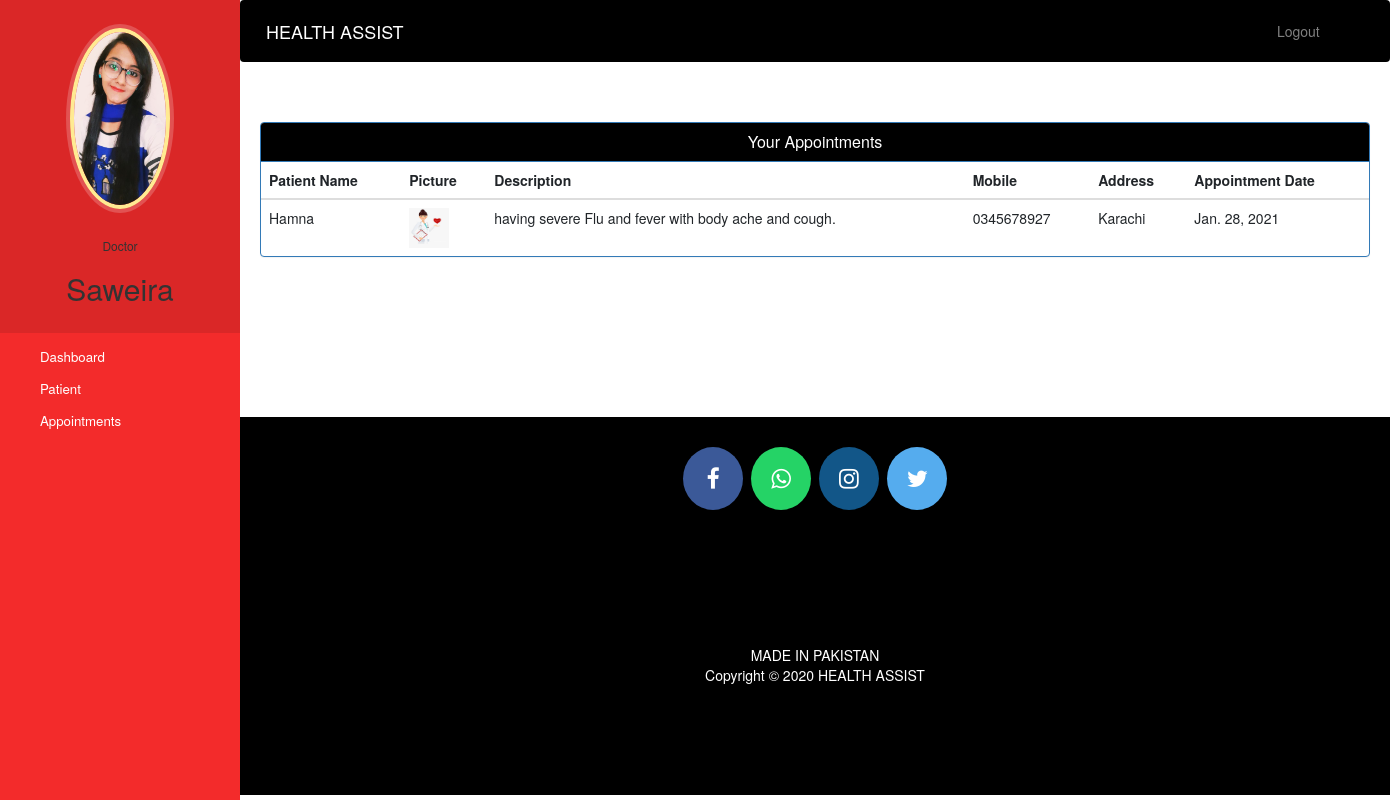
/doctor-view-appointment (signed in), run on the app's committed database.
### hospital/models.py (models this page shows, shortened)
class Doctor(models.Model):
    user=models.OneToOneField(User,on_delete=models.CASCADE)
    profile_pic= models.ImageField(upload_to='profile_pic/DoctorProfilePic/',null=True,blank=True)
    address = models.CharField(max_length=40)
    mobile = models.CharField(max_length=20,null=True)
    department= models.CharField(max_length=50,choices=departments,default='Cardiologist')
    status=models.BooleanField(default=True)

class Appointment(models.Model):
    patientId=models.PositiveIntegerField(null=True)
    doctorId=models.PositiveIntegerField(null=True)
    patientName=models.CharField(max_length=40,null=True)
    doctorName=models.CharField(max_length=40,null=True)
    appointmentDate=models.DateField(auto_now=True)
    description=models.TextField(max_length=500)
    status=models.BooleanField(default=True)

class Patient(models.Model):
    user=models.OneToOneField(User,on_delete=models.CASCADE)
    profile_pic= models.ImageField(upload_to='profile_pic/PatientProfilePic/',null=True,blank=True)
    address = models.CharField(max_length=40)
    mobile = models.CharField(max_length=20,null=True)
    symptoms = models.CharField(max_length=100,null=True)
    assignedDoctorId = models.PositiveIntegerField(null=True)
    admitDate=models.DateField(auto_now=True)
    status=models.BooleanField(default=True)

### hospital/views.py (the view)
# urls.py: path('doctor-view-appointment', views.doctor_view_appointment_view,name='doctor-view-appointment'),
@login_required(login_url='doctorlogin')
@user_passes_test(is_doctor)
def doctor_view_appointment_view(request):
    doctor=models.Doctor.objects.get(user_id=request.user.id) #for profile picture of doctor in sidebar
    appointments=models.Appointment.objects.all().filter(status=True,doctorId=request.user.id)
    patientid=[]
    for a in appointments:
        patientid.append(a.patientId)
    patients=models.Patient.objects.all().filter(status=True,user_id__in=patientid)
    appointments=zip(appointments,patients)
    return render(request,'hospital/doctor_view_appointment.html',{'appointments':appointments,'doctor':doctor})

### hospital/views.py (called while the page is built)
def is_doctor(user):
    return user.groups.filter(name='DOCTOR').exists()

### templates/hospital/doctor_view_appointment.html (shortened to what this page needs)
{% extends 'hospital/doctor_base.html' %}
{% block content %}
{%load static%}
<head>
  <link href="//netdna.bootstrapcdn.com/bootstrap/3.0.0/css/bootstrap.min.css" rel="stylesheet" id="bootstrap-css">
</head>
<div class="container">
  <div class="panel panel-primary">
    <div class="panel-heading" style=" background-color:black;">
      <h6 class="panel-title">Your Appointments</h6>
    </div>
    <table class="table table-hover" id="dev-table">
      <thead>
        <tr>
          <th>Patient Name</th>
          <th>Picture</th>
          <th>Description</th>
          <th>Mobile</th>
          <th>Address</th>
          <th>Appointment Date</th>
        </tr>
      </thead>
      {% for a,p in appointments %}
      <tr>
        <td>{{a.patientName}}</td>
        <td> <img src="{% static p.profile_pic.url %}" alt="Profile Pic" height="40px" width="40px" /></td>
        <td>{{a.description}}</td>
        <td>{{p.mobile}}</td>
        <td>{{p.address}}</td>
        <td>{{a.appointmentDate}}</td>
      </tr>
      {% endfor %}
    </table>
  </div>
</div>
{% endblock content %}

### templates/hospital/doctor_base.html (shortened to what this page needs)
<!DOCTYPE html>
{% load static %}
<html lang="en">
<head>
  <link rel="stylesheet" href="https://stackpath.bootstrapcdn.com/bootstrap/4.3.1/css/bootstrap.min.css">
  <link rel="stylesheet" href="https://maxcdn.bootstrapcdn.com/font-awesome/4.7.0/css/font-awesome.min.css">
</head>
<body>
  <nav class="menu" tabindex="0" style="background-color:  #f32b2b  ;">
    <header class="avatar">
      <img src="{% static doctor.profile_pic.url %}" alt="Profile Pic" />
      <br><br>
      <h6>Doctor</h6>
      <h2>{{request.user.first_name}}</h2>
    </header>
    <ul>
      <li tabindex="0" class="icon-dashboard"> <a style="color:white; text-decoration:none;" href="/doctor-dashboard"><span>Dashboard</span></a> </li>
      <li tabindex="0" class="icon-users"> <a style="color:white; text-decoration:none;" href="/doctor-patient"><span>Patient</span></a></li>
      <li tabindex="0" class="icon-calendar"> <a style="color:white; text-decoration:none;" href="/doctor-appointment"><span>Appointments</span></a></li>
    </ul>
  </nav>
  <main>
    <div class="bs-example">
      <nav class="navbar navbar-expand-md  navbar-dark fixed-top" style="background:black;">
        <a href="/doctor-dashboard" class="navbar-brand">HEALTH ASSIST</a>
        <div class="collapse navbar-collapse justify-content-between" id="navbarCollapse">
          <div class="navbar-nav" style=" margin-left: 90%;">
            <a href="/logout" class="nav-item nav-link">Logout</a>
          </div>
        </div>
      </nav>
    </div>
    <br><br>
    {% block content %}
    {% endblock content %}
    <br><br><br><br><br><br><br>
    <footer>
      <p>
        <a id="ftr" href="https://www.facebook.com/" class="fa fa-facebook"></a>
        <a id="ftr" href="https://api.whatsapp.com" class="fa fa-whatsapp"></a>
        <a id="ftr" href="https://instagram.com/" class="fa fa-instagram"></a>
        <a id="ftr" href="https://twitter.com/" class="fa fa-twitter"></a>
      </p>
      <br>
      <div class="container">
        <div class="row">
          <div class="col-md-12 col-sm-12">
            <div style="color:#ffffff;" class="wow fadeInUp footer-copyright">
              <p>MADE IN PAKISTAN <br>
                Copyright &copy; 2020 HEALTH ASSIST </p>
            </div>
          </div>
        </div>
      </div>
    </footer>
  </main>
</body>
</html>

### templates/hospital/doctor_base.html (style rules this page uses)
a:link { text-decoration: none; }
a { color: white; }
footer { padding: 0px 0px 0px 0px; background-color: black; margin: 0px; }
#ftr { padding: 20px; }
.fa { font-size: 23px; width: 60px; text-align: center; text-decoration: none; margin: 5px 2px; border-radius: 50%; }
.fa-facebook { background: #3B5998; color: white; margin-top: 30px; }
.fa-whatsapp { background: #25d366; color: white; }
.fa-twitter { background: #55ACEE; color: white; }
.fa-instagram { background: #125688; color: white; }
p { text-align: center; }
body { padding-left: 240px; }
main { position: relative; height: 100vh; }
.menu { background: #5bc995; height: 100vh; width: 240px; position: fixed; top: 0px; left: 0; z-index: 5; outline: none; }
.menu .avatar { background: rgba(0, 0, 0, 0.1); padding: 2em 0.5em; text-align: center; }
.menu .avatar img { width: 100px; border-radius: 50%; overflow: hidden; border: 4px solid #ffea92; box-shadow: 0 0 0 4px rgba(255, 255, 255, 0.2); }
.menu .avatar h2 { font-weight: normal; margin-bottom: 0; }
.menu ul { list-style: none; padding: 0.5em 0; margin: 0; }
.menu ul li { padding: 0.5em 1em 0.5em 3em; font-size: 0.95em; font-weight: regular; background-repeat: no-repeat; background-position: left 15px center; background-size: auto 20px; transition: all 0.15s linear; cursor: pointer; }
.menu ul li.icon-dashboard { background-image: url("http://www.entypo.com/images//gauge.svg"); }
.menu ul li.icon-users { background-image: url("http://www.entypo.com/images//users.svg"); }
.menu ul li.icon-calendar { background-image: url("http://www.entypo.com/images//calendar.svg"); }

### templates/hospital/doctor_view_appointment.html (style rules this page uses)
a:link { text-decoration: none; }
h6 { text-align: center; }
.row { margin: 100px; }

### data on the page
Doctor: profile_pic (picture)
Appointment: patientName "Hamna", profile_pic (picture), description "having severe Flu and fever with body ache and cough.", mobile "0345678927", address "Karachi", appointmentDate "Jan. 28, 2021"

### other printed values
{{ request.user.first_name }} "Saweira"
